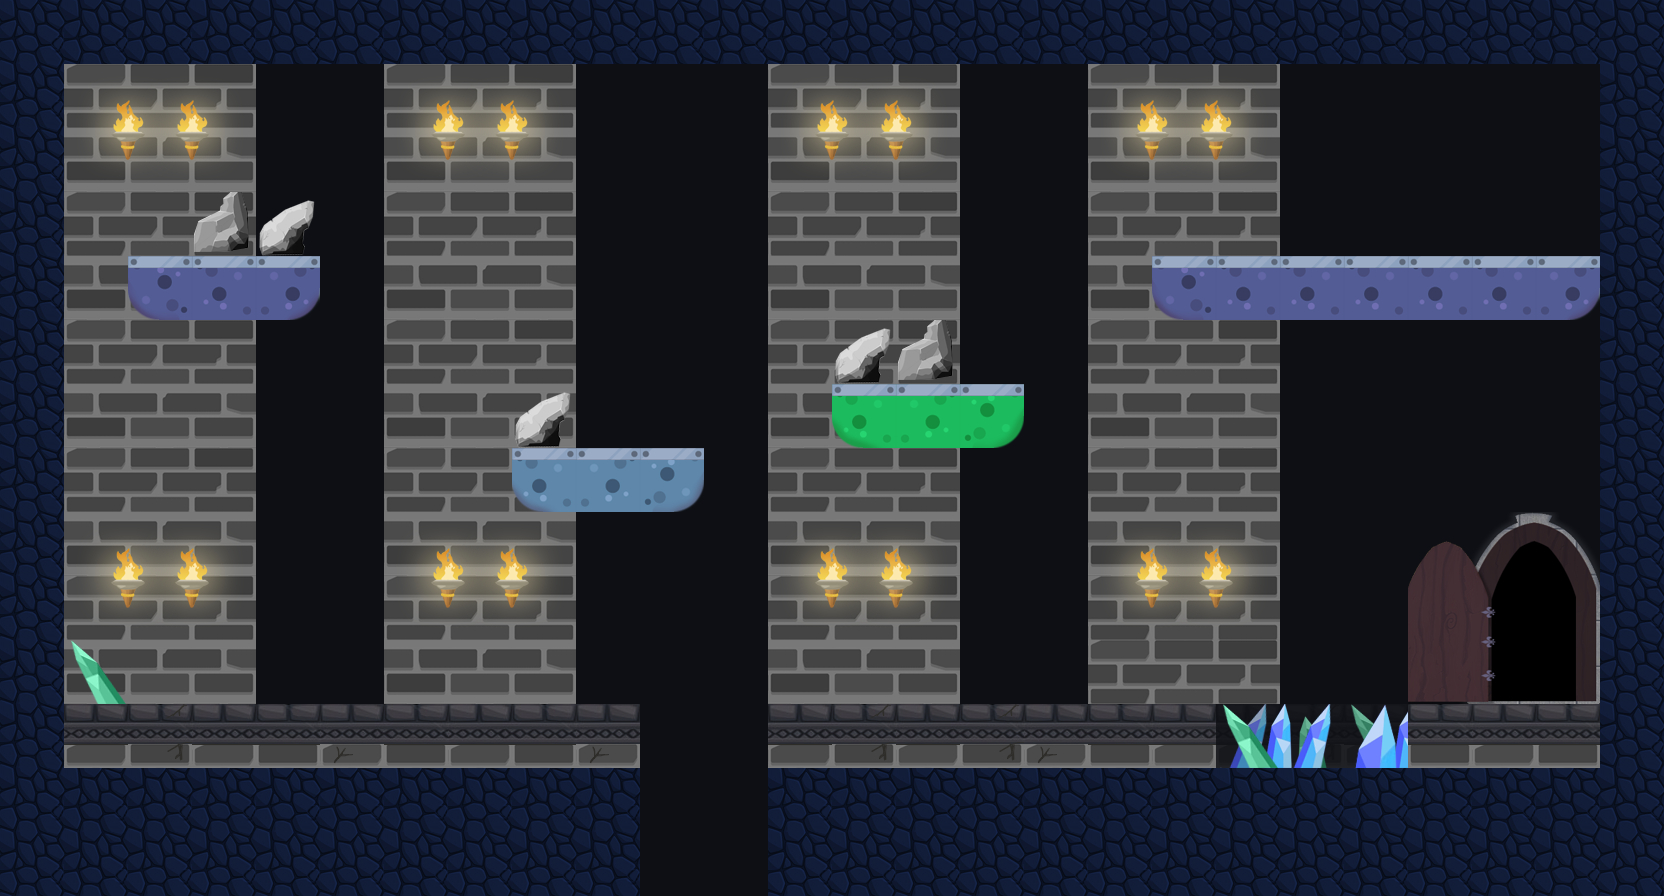

Rendered tile map (Tiled .tmx) drawn with the repository's tilesets; below, a short description and the map source with its tile grids summarised:
An orthogonal 26x14 tile map with 64x64 px tiles, 12 tile layers (bottom_background, bottom_decorations_faded, Livello tile 15, bottom_decorations, ...), 3 hidden layers not drawn, 2 tilesets and 15 objects (2x paper, 2x robot, check0, check1, npc1, ...).

<map version="1.0" tiledversion="1.0.1" orientation="orthogonal" renderorder="right-down" width="26" height="14" tilewidth="64" tileheight="64" nextobjectid="48">
 <properties>
  <property name="ParallaxEnabled" value="true" />
 </properties>
 <tileset firstgid="1" name="LEVEL_1_HD" tilewidth="64" tileheight="64" tilecount="144" columns="9">
  <image source="visual/tilesets/LEVEL_1_HD.png" width="576" height="1024" />
  <tile id="0">
   <properties>
    <property name="isSensor" value="true" />
    <property name="tName" value="endLevel" />
   </properties>
  </tile>
  <tile id="6">
   <properties>
    <property name="tName" value="danger" />
   </properties>
  </tile>
  <tile id="7">
   <properties>
    <property name="tName" value="danger" />
   </properties>
  </tile>
  <tile id="8">
   <properties>
    <property name="tName" value="danger" />
   </properties>
  </tile>
  <tile id="17">
   <properties>
    <property name="tName" value="danger" />
   </properties>
  </tile>
  <tile id="24">
   <properties>
    <property name="tName" value="danger" />
   </properties>
  </tile>
  <tile id="25">
   <properties>
    <property name="tName" value="danger" />
   </properties>
  </tile>
  <tile id="32">
   <properties>
    <property name="isBreakable" value="true" />
    <property name="tName" value="dynamicEnv" />
   </properties>
  </tile>
  <tile id="43">
   <properties>
    <property name="isSensor" value="true" />
    <property name="tName" value="endLevel" />
   </properties>
  </tile>
  <tile id="44">
   <properties>
    <property name="isSensor" value="true" />
    <property name="tName" value="endLevel" />
   </properties>
  </tile>
  <tile id="46">
   <properties>
    <property name="tName" value="env" />
   </properties>
  </tile>
  <tile id="52">
   <properties>
    <property name="isSensor" value="true" />
    <property name="tName" value="endLevel" />
   </properties>
  </tile>
  <tile id="53">
   <properties>
    <property name="isSensor" value="true" />
    <property name="tName" value="endLevel" />
   </properties>
  </tile>
  <tile id="58">
   <properties>
    <property name="isBreakable" value="true" />
    <property name="tName" value="dynamicEnv" />
   </properties>
  </tile>
  <tile id="61">
   <properties>
    <property name="isSensor" value="true" />
    <property name="tName" value="endLevel" />
   </properties>
  </tile>
  <tile id="62">
   <properties>
    <property name="isSensor" value="true" />
    <property name="tName" value="endLevel" />
   </properties>
  </tile>
  <tile id="75">
   <properties>
    <property name="isGround" value="" />
    <property name="isSlippery" value="" />
    <property name="tName" value="env" />
   </properties>
  </tile>
  <tile id="76">
   <properties>
    <property name="isGround" value="" />
    <property name="isSlippery" value="" />
    <property name="tName" value="env" />
   </properties>
  </tile>
  <tile id="77">
   <properties>
    <property name="isGround" value="" />
    <property name="isSlippery" value="" />
    <property name="tName" value="env" />
   </properties>
  </tile>
  <tile id="78">
   <properties>
    <property name="isGround" value="" />
    <property name="isSlippery" value="" />
    <property name="tName" value="env" />
   </properties>
  </tile>
  <tile id="79">
   <properties>
    <property name="isGround" value="" />
    <property name="isSlippery" value="" />
    <property name="tName" value="env" />
   </properties>
  </tile>
  <tile id="80">
   <properties>
    <property name="isGround" value="" />
    <property name="isSlippery" value="" />
    <property name="tName" value="env" />
   </properties>
  </tile>
  <tile id="96">
   <properties>
    <property name="isGround" value="" />
    <property name="isPlatform" value="" />
    <property name="tName" value="env" />
   </properties>
  </tile>
  <tile id="97">
   <properties>
    <property name="isGround" value="" />
    <property name="isPlatform" value="" />
    <property name="tName" value="env" />
   </properties>
  </tile>
  <tile id="98">
   <properties>
    <property name="isGround" value="" />
    <property name="isPlatform" value="" />
    <property name="tName" value="env" />
   </properties>
  </tile>
  <tile id="99">
   <properties>
    <property name="isGround" value="" />
    <property name="tName" value="env" />
   </properties>
  </tile>
  <tile id="100">
   <properties>
    <property name="isGround" value="" />
    <property name="tName" value="env" />
   </properties>
  </tile>
  <tile id="101">
   <properties>
    <property name="isGround" value="" />
    <property name="tName" value="env" />
   </properties>
  </tile>
  <tile id="102">
   <properties>
    <property name="isGround" value="" />
    <property name="tName" value="env" />
   </properties>
  </tile>
  <tile id="103">
   <properties>
    <property name="isGround" value="" />
    <property name="tName" value="env" />
   </properties>
  </tile>
  <tile id="114">
   <properties>
    <property name="isGround" value="" />
    <property name="isPlatform" value="" />
    <property name="tName" value="env" />
   </properties>
  </tile>
  <tile id="115">
   <properties>
    <property name="isGround" value="" />
    <property name="isPlatform" value="" />
    <property name="tName" value="env" />
   </properties>
  </tile>
  <tile id="116">
   <properties>
    <property name="isGround" value="" />
    <property name="isPlatform" value="" />
    <property name="tName" value="env" />
   </properties>
  </tile>
  <tile id="132">
   <properties>
    <property name="isGround" value="" />
    <property name="isPlatform" value="" />
    <property name="tName" value="env" />
   </properties>
  </tile>
  <tile id="133">
   <properties>
    <property name="isGround" value="" />
    <property name="isPlatform" value="" />
    <property name="tName" value="env" />
   </properties>
  </tile>
  <tile id="134">
   <properties>
    <property name="isGround" value="" />
    <property name="isPlatform" value="" />
    <property name="tName" value="env" />
   </properties>
  </tile>
 </tileset>
 <tileset firstgid="145" name="torch" tilewidth="128" tileheight="128" tilecount="2" columns="2">
  <image source="visual/tilesets/torch.png" width="256" height="128" />
 </tileset>
 <layer name="bottom_background" width="26" height="14">
  <data>[364 cells, 350 non-empty, 1 distinct tile ids]</data>
 </layer>
 <layer name="bottom_background_parallax08" width="26" height="14" visible="0">
  <properties>
   <property name="parallaxFactorX" value="0.8" />
  </properties>
  <data>[364 cells, 54 non-empty, 8 distinct tile ids]</data>
 </layer>
 <layer name="bottom_decorations_faded" width="26" height="14" opacity="0.17">
  <data>[364 cells, 3 non-empty, 2 distinct tile ids]</data>
 </layer>
 <layer name="Livello tile 15" width="26" height="14" opacity="0.7">
  <data>[364 cells, 3 non-empty, 3 distinct tile ids]</data>
 </layer>
 <layer name="bottom_decorations" width="26" height="14">
  <data>[364 cells, 123 non-empty, 8 distinct tile ids]</data>
 </layer>
 <layer name="top_decorations" width="26" height="14">
  <data>[364 cells, 44 non-empty, 8 distinct tile ids]</data>
 </layer>
 <layer name="torches" width="26" height="14">
  <data>[364 cells, 16 non-empty, 1 distinct tile ids]</data>
 </layer>
 <layer name="environment" width="26" height="14">
  <data>[364 cells, 149 non-empty, 28 distinct tile ids]</data>
 </layer>
 <layer name="entities" width="26" height="14">
  <data>[364 cells, 0 non-empty, 0 distinct tile ids]</data>
 </layer>
 <layer name="blockingWalls" width="26" height="14">
  <data>[364 cells, 0 non-empty, 0 distinct tile ids]</data>
 </layer>
 <layer name="lights" width="26" height="14">
  <data>[364 cells, 16 non-empty, 1 distinct tile ids]</data>
 </layer>
 <layer name="JUMPSCREEN" width="26" height="14">
  <data>[364 cells, 0 non-empty, 0 distinct tile ids]</data>
 </layer>
 <layer name="MAP_BUTTONS" width="26" height="14">
  <data>[364 cells, 0 non-empty, 0 distinct tile ids]</data>
 </layer>
 <objectgroup name="checkPoints">
  <object id="36" name="check0" x="202" y="644">
   <properties>
    <property name="checkID" value="0" />
    <property name="isStart" value="" />
   </properties>
  </object>
  <object id="39" name="check1" x="926" y="654">
   <properties>
    <property name="checkID" value="1" />
   </properties>
  </object>
 </objectgroup>
 <objectgroup name="npcSpawn">
  <object id="16" name="npc1" x="636.67" y="398.667">
   <properties>
    <property name="sectionID" value="1" />
   </properties>
  </object>
  <object id="42" name="npc2" x="924" y="314">
   <properties>
    <property name="sectionID" value="0" />
   </properties>
  </object>
 </objectgroup>
 <objectgroup name="enemySpawn">
  <object id="22" name="enemy5" type="paper" x="1456" y="188">
   <properties>
    <property name="drop" value="life" />
    <property name="sectionID" value="0" />
   </properties>
  </object>
  <object id="26" name="enemy3" type="robot" x="1198" y="192">
   <properties>
    <property name="drop" value="immunity" />
    <property name="id" value="3" />
    <property name="sectionID" value="1" />
    <property name="speed" value="100" />
    <property name="travelDistance" value="250" />
   </properties>
  </object>
  <object id="43" name="enemy2" type="robot" x="1066" y="646">
   <properties>
    <property name="drop" value="life" />
    <property name="id" value="2" />
    <property name="sectionID" value="0" />
    <property name="speed" value="100" />
    <property name="travelDistance" value="250" />
   </properties>
  </object>
  <object id="44" name="enemy1" type="paper" x="238" y="168">
   <properties>
    <property name="drop" value="gun" />
    <property name="sectionID" value="1" />
   </properties>
  </object>
  <object id="46" name="enemy4" type="phoenix" x="676" y="178">
   <properties>
    <property name="drop" value="life" />
    <property name="sectionID" value="1" />
   </properties>
  </object>
 </objectgroup>
 <objectgroup name="itemSpawn">
  <object id="40" name="life1" x="614" y="658">
   <properties>
    <property name="drop" value="life" />
    <property name="sectionID" value="0" />
   </properties>
  </object>
  <object id="41" name="gun1" x="362" y="656">
   <properties>
    <property name="drop" value="gun" />
    <property name="sectionID" value="0" />
   </properties>
  </object>
  <object id="47" name="gun2" x="492" y="650">
   <properties>
    <property name="drop" value="gun" />
    <property name="sectionID" value="0" />
   </properties>
  </object>
 </objectgroup>
 <objectgroup name="cadutaVuoto">
  <object id="11" name="vuoto" x="642" y="833.333">
   <properties>
    <property name="HasBody" value="" />
    <property name="bodyType" value="static" />
    <property name="isSensor" value="true" />
    <property name="tName" value="danger" />
   </properties>
   <polygon points="0,0 125.667,0 125.667,61.3333 0,61.3333" />
  </object>
 </objectgroup>
 <objectgroup name="movingPlatforms">
  <object id="20" name="2-y" x="1312" y="494">
   <properties>
    <property name="direction" value="vertical" />
    <property name="id" value="02" />
    <property name="sectionID" value="1" />
    <property name="speed" value="40" />
    <property name="travelDistance" value="200" />
   </properties>
   <polyline points="0,0 261.333,0 261.333,68.6667 0,68.6667 0,0" />
  </object>
  <object id="45" name="1-x" x="332" y="510">
   <properties>
    <property name="direction" value="horizontal" />
    <property name="id" value="01" />
    <property name="sectionID" value="1" />
    <property name="speed" value="40" />
    <property name="travelDistance" value="200" />
   </properties>
   <polyline points="0,0 133.333,0 133.333,60.6667 0,60.6667 0,0" />
  </object>
 </objectgroup>
 <objectgroup name="bossSpawn" />
 <objectgroup name="events" />
 <layer name="foreground_parallax12" width="26" height="14" visible="0">
  <properties>
   <property name="parallaxFactorX" value="1.2" />
  </properties>
  <data>[364 cells, 26 non-empty, 8 distinct tile ids]</data>
 </layer>
 <layer name="foreground_parallax15" width="26" height="14" visible="0">
  <properties>
   <property name="parallaxFactorX" value="1.5" />
  </properties>
  <data>[364 cells, 28 non-empty, 10 distinct tile ids]</data>
 </layer>
</map>
